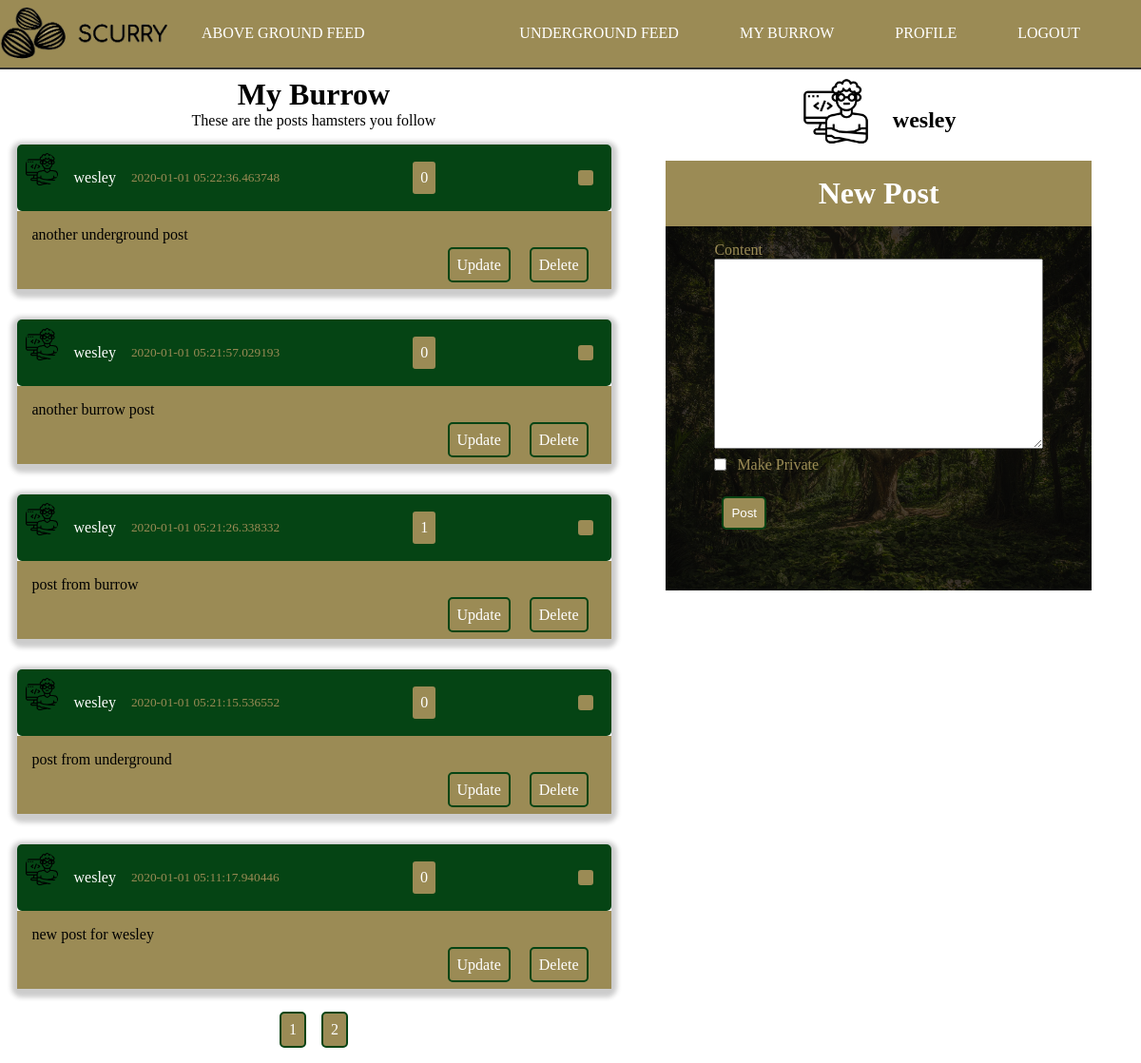
The app's page /burrow (signed in), older data.
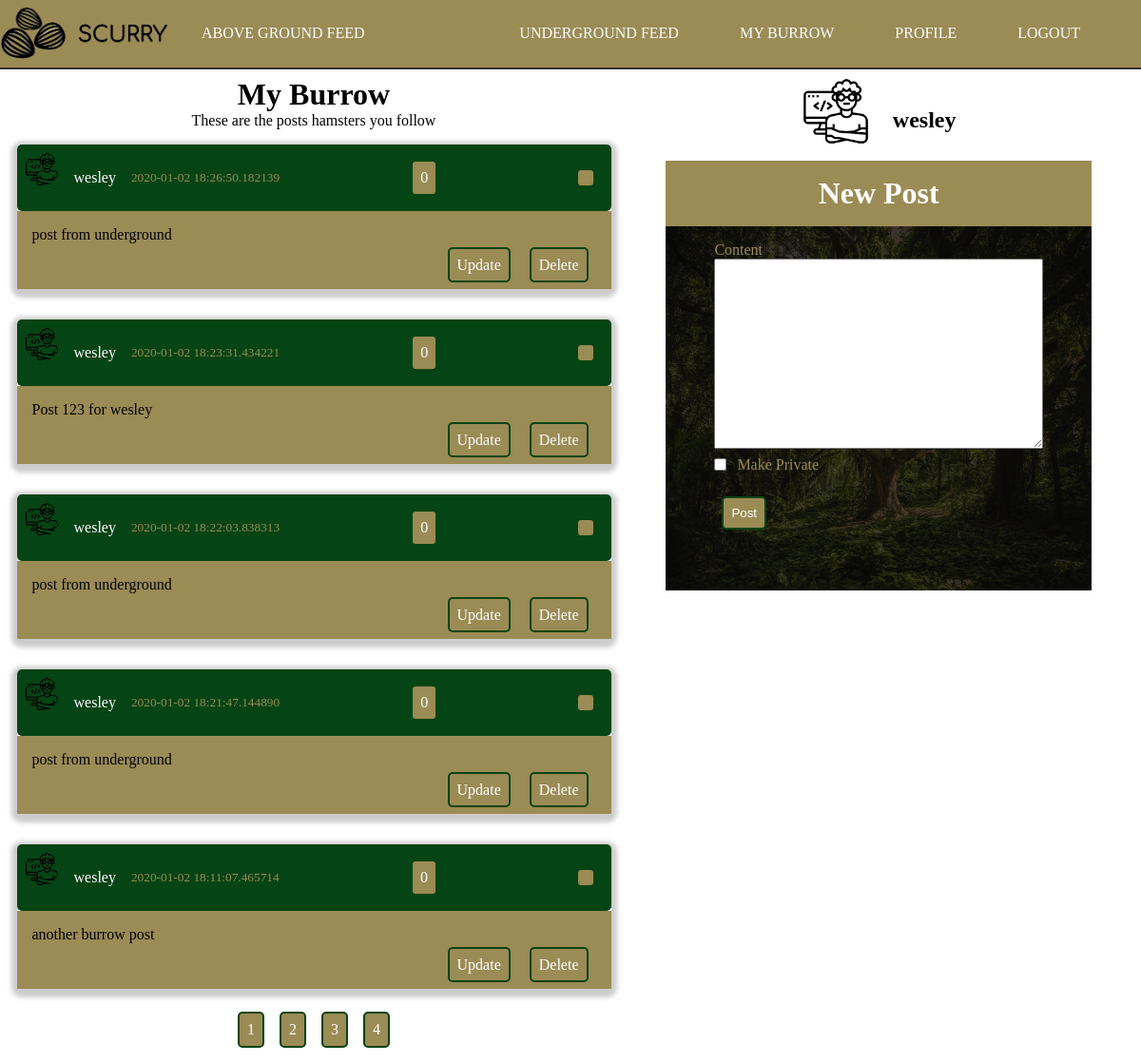
The same page, newer data.
### scurry/models.py (models this page shows, shortened)
class Post(db.Model):
    id = db.Column(db.Integer, primary_key=True)
    content = db.Column(db.Text, nullable=False)
    date_posted = db.Column(db.DateTime, nullable=False, default=datetime.utcnow)
    user_id = db.Column(db.Integer, db.ForeignKey('user.id'), nullable=False)
    private = db.Column(db.Boolean, default=False, nullable=False)
    likes = db.relationship('PostLike', backref='post', lazy='dynamic')
    shares = db.relationship('PostShare', foreign_keys='PostShare.shared_post_id', backref='post', lazy='dynamic')

class User(db.Model, UserMixin):
    id = db.Column(db.Integer, primary_key=True)
    username = db.Column(db.String(20), unique=True, nullable=False)
    email = db.Column(db.String(120), unique=True, nullable=False)
    image_file = db.Column(db.String(20), nullable=False, default='noprofile.jpg')
    password = db.Column(db.String(60), nullable=False)
    posts = db.relationship('Post', backref='author', lazy=True)
    followed = db.relationship(
        'User', secondary=followers,
        primaryjoin=(followers.c.follower_id == id),
        secondaryjoin=(followers.c.followed_id == id),
        backref=db.backref('followers', lazy='dynamic'), lazy='dynamic')
    def followed_posts(self):
        followed = Post.query.join(
            followers, (followers.c.followed_id == Post.user_id)).filter(
                followers.c.follower_id == self.id)
        own = Post.query.filter_by(user_id=self.id)
        return followed.union(own).order_by(Post.date_posted.desc())
    liked = db.relationship(
        'PostLike',
        foreign_keys='PostLike.user_id',
        backref='user', lazy='dynamic')
    shared = db.relationship(
        'PostShare',
        foreign_keys='PostShare.sharer_id',
        backref='sharer', lazy='dynamic')

### scurry/posts/routes.py (the view)
@posts.route('/burrow', methods=['GET', 'POST'])
@login_required
def burrow():
    postForm = PostForm()
    if postForm.validate_on_submit():
        post = Post(private=postForm.private.data, content=postForm.content.data, author=current_user)
        db.session.add(post)
        db.session.commit()
        flash('Post Created!', 'success')
    page = request.args.get('page', 1, type=int)
    user = User.query.filter_by(username=current_user.username).first_or_404()
    posts = user.followed_posts().paginate(page=page, per_page=5)
    return render_template('burrow.html', postForm=postForm, title="My Burrow", posts=posts)

### scurry/posts/forms.py
class PostForm(FlaskForm):
    content = TextAreaField('Content', validators=[DataRequired()])
    private = BooleanField('Make Private')
    submit = SubmitField('Post')

### scurry/models.py (called while the page is built)
@login_manager.user_loader
def load_user(user_id):
    return User.query.get(int(user_id))

### scurry/templates/burrow.html (shortened to what this page needs)
{% extends "layout.html" %}
{% block content %}
    <div class="container" id="home">
        <h1 class="page-header">My Burrow</h1>
        <p class="page-header">These are the posts hamsters you follow</p class="page-header">
        <div class="posts-container">
            {%  for post in posts.items %}
                <article class="article-post shadow">
                    <div class="post-head">
                        <img src="{{ url_for('static', filename='images/' + post.author.image_file) }}" alt="user photo" class="article-img">
                        <div class="post-metadata">
                            <a class="post-author" href="{{ url_for('users.user_posts', username=post.author.username) }}">{{ post.author.username }}</a>
                            <small>{{ post.date_posted }}</small>
                            <p class="btn right">
                                {{ post.likes.count() }}
                            </p>
                            <ion-icon class="btn share-btn right" name="share-alt"></ion-icon>
                        </div>
                    </div>
                    <div class="post-body">
                        <p class="post-content">{{ post.content }}</p>
                        <div class="post-buttons">
                            {% if current_user.username == post.author.username %}
                                <a href="{{ url_for('posts.update_post', post_id=post.id) }}" class="btn">Update</a>
                                <a href="{{ url_for('posts.delete_post', post_id=post.id) }}" class="btn">Delete</a>
                            {% endif %}
                        </div>
                    </div>
                </article>
            {% endfor %}
            <div class="pagination">
                {% for page_num in posts.iter_pages() %}
                    {% if page_num %}
                        <a class="btn btn-info" href="{{ url_for('main.index', page=page_num) }}">{{ page_num }}</a>
                    {% else %}
                        ...
                    {% endif %}
                {% endfor %}
            </div>
        </div>
    </div>
{% endblock content %}

Row changes from the older to the newer data that the page shows:
removed Post: image_file (picture), author.username "wesley", date_posted "2020-01-01 05:22:36.463748", likes.count "0", content "another underground post"
removed Post: image_file (picture), author.username "wesley", date_posted "2020-01-01 05:21:57.029193", likes.count "0", content "another burrow post"
removed Post: image_file (picture), author.username "wesley", date_posted "2020-01-01 05:21:26.338332", likes.count "1", content "post from burrow"
removed Post: image_file (picture), author.username "wesley", date_posted "2020-01-01 05:21:15.536552", likes.count "0", content "post from underground"
removed Post: image_file (picture), author.username "wesley", date_posted "2020-01-01 05:11:17.940446", likes.count "0", content "new post for wesley"
added Post: image_file (picture), author.username "wesley", date_posted "2020-01-02 18:26:50.182139", likes.count "0", content "post from underground"
added Post: image_file (picture), author.username "wesley", date_posted "2020-01-02 18:23:31.434221", likes.count "0", content "Post 123 for wesley"
added Post: image_file (picture), author.username "wesley", date_posted "2020-01-02 18:22:03.838313", likes.count "0", content "post from underground"
added Post: image_file (picture), author.username "wesley", date_posted "2020-01-02 18:21:47.144890", likes.count "0", content "post from underground"
added Post: image_file (picture), author.username "wesley", date_posted "2020-01-02 18:11:07.465714", likes.count "0", content "another burrow post"
Text that changed along with them:
new list line: "3"
new list line: "4"
